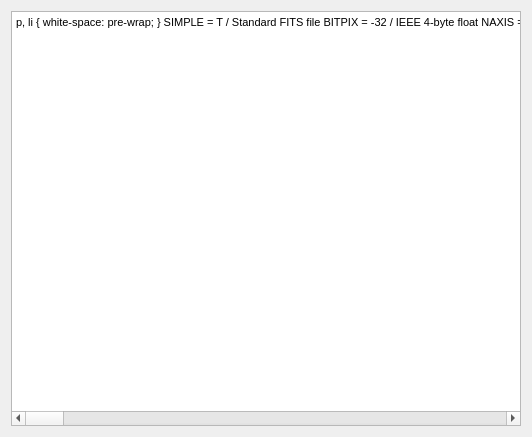
<?xml version="1.0" encoding="UTF-8"?>
<ui version="4.0">
 <class>FitsHeaderDialog</class>
 <widget class="QDialog" name="FitsHeaderDialog">
  <property name="geometry">
   <rect>
    <x>0</x>
    <y>0</y>
    <width>528</width>
    <height>437</height>
   </rect>
  </property>
  <property name="windowTitle">
   <string>FITS Header</string>
  </property>
  <property name="windowIcon">
   <iconset resource="icons.qrc">
    <normaloff>:/Icons/fitsHeader64.png</normaloff>:/Icons/fitsHeader64.png</iconset>
  </property>
  <layout class="QVBoxLayout" name="verticalLayout">
   <item>
    <widget class="QTextEdit" name="textEdit">
     <property name="minimumSize">
      <size>
       <width>510</width>
       <height>0</height>
      </size>
     </property>
     <property name="font">
      <font>
       <pointsize>8</pointsize>
      </font>
     </property>
     <property name="lineWrapMode">
      <enum>QTextEdit::NoWrap</enum>
     </property>
     <property name="readOnly">
      <bool>true</bool>
     </property>
     <property name="html">
      <string>&lt;!DOCTYPE HTML PUBLIC &quot;-//W3C//DTD HTML 4.0//EN&quot; &quot;http://www.w3.org/TR/REC-html40/strict.dtd&quot;&gt;
&lt;html&gt;&lt;head&gt;&lt;meta name=&quot;qrichtext&quot; content=&quot;1&quot; /&gt;&lt;style type=&quot;text/css&quot;&gt;
p, li { white-space: pre-wrap; }
&lt;/style&gt;&lt;/head&gt;&lt;body style=&quot; font-family:'Arial'; font-size:8pt; font-weight:400; font-style:normal;&quot;&gt;
&lt;p style=&quot; margin-top:0px; margin-bottom:0px; margin-left:0px; margin-right:0px; -qt-block-indent:0; text-indent:0px;&quot;&gt;&lt;span style=&quot; font-family:'Courier';&quot;&gt;SIMPLE  =                    T /  Standard FITS file                            &lt;/span&gt;&lt;/p&gt;
&lt;p style=&quot; margin-top:0px; margin-bottom:0px; margin-left:0px; margin-right:0px; -qt-block-indent:0; text-indent:0px;&quot;&gt;&lt;span style=&quot; font-family:'Courier';&quot;&gt;BITPIX  =                  -32 /  IEEE 4-byte float                             &lt;/span&gt;&lt;/p&gt;
&lt;p style=&quot; margin-top:0px; margin-bottom:0px; margin-left:0px; margin-right:0px; -qt-block-indent:0; text-indent:0px;&quot;&gt;&lt;span style=&quot; font-family:'Courier';&quot;&gt;NAXIS   =                    3 /  Number of image dimensions                    &lt;/span&gt;&lt;/p&gt;
&lt;p style=&quot; margin-top:0px; margin-bottom:0px; margin-left:0px; margin-right:0px; -qt-block-indent:0; text-indent:0px;&quot;&gt;&lt;span style=&quot; font-family:'Courier';&quot;&gt;NAXIS1  =                  500 /  1st dimension in pixels                       &lt;/span&gt;&lt;/p&gt;
&lt;p style=&quot; margin-top:0px; margin-bottom:0px; margin-left:0px; margin-right:0px; -qt-block-indent:0; text-indent:0px;&quot;&gt;&lt;span style=&quot; font-family:'Courier';&quot;&gt;NAXIS2  =                  399 /  2nd dimension in pixels                       &lt;/span&gt;&lt;/p&gt;
&lt;p style=&quot; margin-top:0px; margin-bottom:0px; margin-left:0px; margin-right:0px; -qt-block-indent:0; text-indent:0px;&quot;&gt;&lt;span style=&quot; font-family:'Courier';&quot;&gt;NAXIS3  =                  350 /  3rd dimension in pixels                       &lt;/span&gt;&lt;/p&gt;
&lt;p style=&quot; margin-top:0px; margin-bottom:0px; margin-left:0px; margin-right:0px; -qt-block-indent:0; text-indent:0px;&quot;&gt;&lt;span style=&quot; font-family:'Courier';&quot;&gt;OBJECT  = 'GALFACTS_FIELD1 Stokes I'                              /  Object name&lt;/span&gt;&lt;/p&gt;
&lt;p style=&quot; margin-top:0px; margin-bottom:0px; margin-left:0px; margin-right:0px; -qt-block-indent:0; text-indent:0px;&quot;&gt;&lt;span style=&quot; font-family:'Courier';&quot;&gt;CTYPE1  = 'RA---CAR'           /  1st axis type                                 &lt;/span&gt;&lt;/p&gt;
&lt;p style=&quot; margin-top:0px; margin-bottom:0px; margin-left:0px; margin-right:0px; -qt-block-indent:0; text-indent:0px;&quot;&gt;&lt;span style=&quot; font-family:'Courier';&quot;&gt;CRVAL1  =            63.000000 /  Reference pixel value                         &lt;/span&gt;&lt;/p&gt;
&lt;p style=&quot; margin-top:0px; margin-bottom:0px; margin-left:0px; margin-right:0px; -qt-block-indent:0; text-indent:0px;&quot;&gt;&lt;span style=&quot; font-family:'Courier';&quot;&gt;CRPIX1  =               1549.5 /  Reference pixel location                      &lt;/span&gt;&lt;/p&gt;
&lt;p style=&quot; margin-top:0px; margin-bottom:0px; margin-left:0px; margin-right:0px; -qt-block-indent:0; text-indent:0px;&quot;&gt;&lt;span style=&quot; font-family:'Courier';&quot;&gt;CDELT1  =           -0.0166667 /  Pixel size in world coordinate units          &lt;/span&gt;&lt;/p&gt;
&lt;p style=&quot; margin-top:0px; margin-bottom:0px; margin-left:0px; margin-right:0px; -qt-block-indent:0; text-indent:0px;&quot;&gt;&lt;span style=&quot; font-family:'Courier';&quot;&gt;CROTA1  =               0.0000 /  Axis rotation in degrees                      &lt;/span&gt;&lt;/p&gt;
&lt;p style=&quot; margin-top:0px; margin-bottom:0px; margin-left:0px; margin-right:0px; -qt-block-indent:0; text-indent:0px;&quot;&gt;&lt;span style=&quot; font-family:'Courier';&quot;&gt;CTYPE2  = 'DEC--CAR'           /  2nd axis type                                 &lt;/span&gt;&lt;/p&gt;
&lt;p style=&quot; margin-top:0px; margin-bottom:0px; margin-left:0px; margin-right:0px; -qt-block-indent:0; text-indent:0px;&quot;&gt;&lt;span style=&quot; font-family:'Courier';&quot;&gt;CRVAL2  =            28.650000 /  Reference pixel value                         &lt;/span&gt;&lt;/p&gt;
&lt;p style=&quot; margin-top:0px; margin-bottom:0px; margin-left:0px; margin-right:0px; -qt-block-indent:0; text-indent:0px;&quot;&gt;&lt;span style=&quot; font-family:'Courier';&quot;&gt;CRPIX2  =                256.5 /  Reference pixel location                      &lt;/span&gt;&lt;/p&gt;
&lt;p style=&quot; margin-top:0px; margin-bottom:0px; margin-left:0px; margin-right:0px; -qt-block-indent:0; text-indent:0px;&quot;&gt;&lt;span style=&quot; font-family:'Courier';&quot;&gt;CDELT2  =            0.0166667 /  Pixel size in world coordinate units          &lt;/span&gt;&lt;/p&gt;
&lt;p style=&quot; margin-top:0px; margin-bottom:0px; margin-left:0px; margin-right:0px; -qt-block-indent:0; text-indent:0px;&quot;&gt;&lt;span style=&quot; font-family:'Courier';&quot;&gt;CROTA2  =               0.0000 /  Axis rotation in degrees                      &lt;/span&gt;&lt;/p&gt;
&lt;p style=&quot; margin-top:0px; margin-bottom:0px; margin-left:0px; margin-right:0px; -qt-block-indent:0; text-indent:0px;&quot;&gt;&lt;span style=&quot; font-family:'Courier';&quot;&gt;CTYPE3  = 'FREQ'               /  3rd axis type                                 &lt;/span&gt;&lt;/p&gt;
&lt;p style=&quot; margin-top:0px; margin-bottom:0px; margin-left:0px; margin-right:0px; -qt-block-indent:0; text-indent:0px;&quot;&gt;&lt;span style=&quot; font-family:'Courier';&quot;&gt;CRVAL3  =           1525705000 /  Value at reference pixel                      &lt;/span&gt;&lt;/p&gt;
&lt;p style=&quot; margin-top:0px; margin-bottom:0px; margin-left:0px; margin-right:0px; -qt-block-indent:0; text-indent:0px;&quot;&gt;&lt;span style=&quot; font-family:'Courier';&quot;&gt;CRPIX3  =                    0 /  Reference pixel                               &lt;/span&gt;&lt;/p&gt;
&lt;p style=&quot; margin-top:0px; margin-bottom:0px; margin-left:0px; margin-right:0px; -qt-block-indent:0; text-indent:0px;&quot;&gt;&lt;span style=&quot; font-family:'Courier';&quot;&gt;CDELT3  =              -420000 /  Pixel size                                    &lt;/span&gt;&lt;/p&gt;
&lt;p style=&quot; margin-top:0px; margin-bottom:0px; margin-left:0px; margin-right:0px; -qt-block-indent:0; text-indent:0px;&quot;&gt;&lt;span style=&quot; font-family:'Courier';&quot;&gt;CROTA3  =               0.0000 /  Axis rotation in degrees                      &lt;/span&gt;&lt;/p&gt;
&lt;p style=&quot; margin-top:0px; margin-bottom:0px; margin-left:0px; margin-right:0px; -qt-block-indent:0; text-indent:0px;&quot;&gt;&lt;span style=&quot; font-family:'Courier';&quot;&gt;EQUINOX =              2000.00 /  Equinox of coordinates (if any)               &lt;/span&gt;&lt;/p&gt;
&lt;p style=&quot; margin-top:0px; margin-bottom:0px; margin-left:0px; margin-right:0px; -qt-block-indent:0; text-indent:0px;&quot;&gt;&lt;span style=&quot; font-family:'Courier';&quot;&gt;BUNIT   = 'Kelvin'                                 /  Units of pixel data values&lt;/span&gt;&lt;/p&gt;
&lt;p style=&quot; margin-top:0px; margin-bottom:0px; margin-left:0px; margin-right:0px; -qt-block-indent:0; text-indent:0px;&quot;&gt;&lt;span style=&quot; font-family:'Courier';&quot;&gt;COMMENT This image was extracted by Pavol's fits extractor                      &lt;/span&gt;&lt;/p&gt;
&lt;p style=&quot; margin-top:0px; margin-bottom:0px; margin-left:0px; margin-right:0px; -qt-block-indent:0; text-indent:0px;&quot;&gt;&lt;span style=&quot; font-family:'Courier';&quot;&gt;COMMENT   Original file: cubeI.fits                                             &lt;/span&gt;&lt;/p&gt;
&lt;p style=&quot; margin-top:0px; margin-bottom:0px; margin-left:0px; margin-right:0px; -qt-block-indent:0; text-indent:0px;&quot;&gt;&lt;span style=&quot; font-family:'Courier';&quot;&gt;COMMENT   Extraction parameters: [1151:1650,281:679,0:3499:bin=10]              &lt;/span&gt;&lt;/p&gt;
&lt;p style=&quot; margin-top:0px; margin-bottom:0px; margin-left:0px; margin-right:0px; -qt-block-indent:0; text-indent:0px;&quot;&gt;&lt;span style=&quot; font-family:'Courier';&quot;&gt;COMMENT Please report bugs to pfederl@ras.ucalgary.ca or federl@gmail.com       &lt;/span&gt;&lt;/p&gt;
&lt;p style=&quot; margin-top:0px; margin-bottom:0px; margin-left:0px; margin-right:0px; -qt-block-indent:0; text-indent:0px;&quot;&gt;&lt;span style=&quot; font-family:'Courier';&quot;&gt;END                                                                             &lt;/span&gt;&lt;/p&gt;
&lt;p style=&quot;-qt-paragraph-type:empty; margin-top:0px; margin-bottom:0px; margin-left:0px; margin-right:0px; -qt-block-indent:0; text-indent:0px; font-family:'Courier';&quot;&gt;&lt;/p&gt;
&lt;p style=&quot;-qt-paragraph-type:empty; margin-top:0px; margin-bottom:0px; margin-left:0px; margin-right:0px; -qt-block-indent:0; text-indent:0px; font-family:'Courier';&quot;&gt;&lt;/p&gt;&lt;/body&gt;&lt;/html&gt;</string>
     </property>
    </widget>
   </item>
  </layout>
 </widget>
 <resources>
  <include location="icons.qrc"/>
 </resources>
 <connections/>
</ui>
